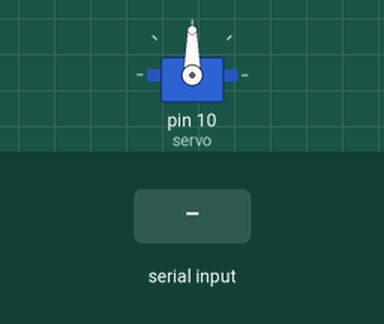
Simulated run of this sketch. Board: Arduino Uno, built with avr-gcc and run on an emulated ATmega328P. Shown: servo. Inputs (shaded band) come from the test bench.

Above: at 1.2 s.
1.3 s: "right\n" received over Serial
At 1.6 s:
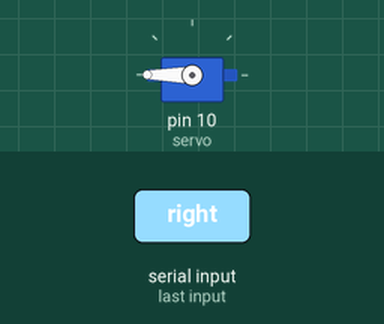
2.8 s: "left\n" received over Serial
At 3.9 s:
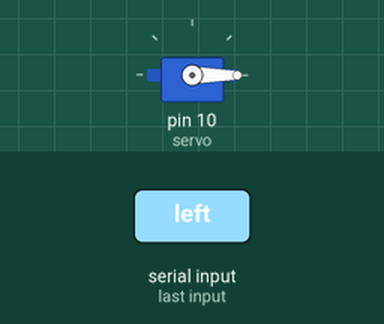
4.3 s: "Right\n" received over Serial
At 5.1 s:
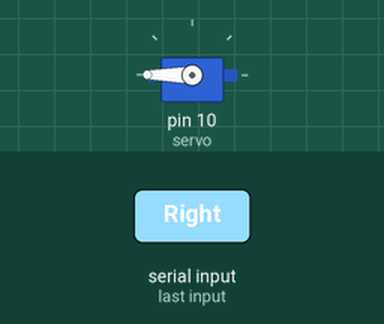
5.8 s: "Left\n" received over Serial
At 6.2 s:
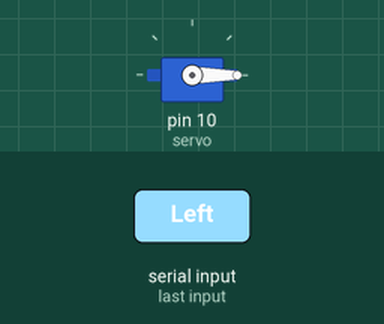
Timing chart, 0 to 8.3 s (numbered marks = the images above; inputs shaded):
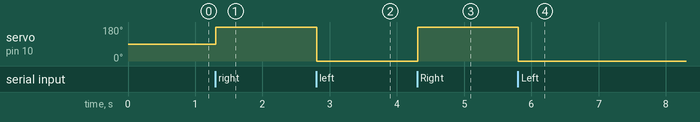

The sketch:

arduino.ino
```cpp
#include <Servo.h>
Servo servo;
double pos=90;

void setup() {
 Serial.begin(9600);
 servo.attach(10);
 servo.write(pos);
}


void loop() {
  if (Serial.available() > 0) {
    String message = Serial.readStringUntil('\n');
    message.trim();
    if (message.length() == 0) {
      return;
    }

    if (message == "right" ||message == "Right" || message == "رايت" ||message == "يمين" ) {
      servo.write(180);
    }
    if (message == "left" || message == "Left" || message == "لفت" || message == "يسار") {
      servo.write(0);
    }
  }

}
```

Measured:
- after the input at 1.3 s, servo on pin 10 (servo): 90° → 180° at once
- after the input at 2.8 s, servo on pin 10 (servo): 180° → 0° at once
- after the input at 4.3 s, servo on pin 10 (servo): 0° → 180° at once
- after the input at 5.8 s, servo on pin 10 (servo): 180° → 0° at once
